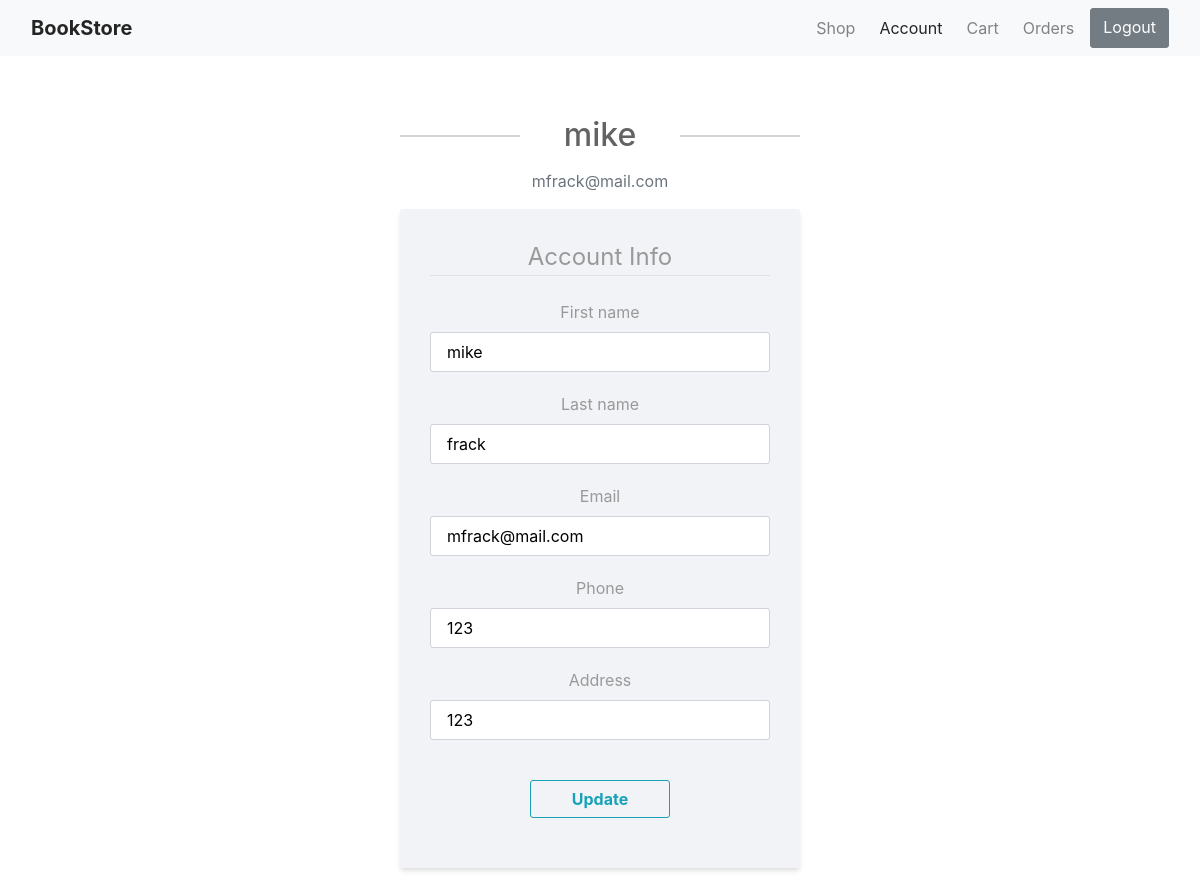
/account (signed in), run on an earlier commit of the app's database.
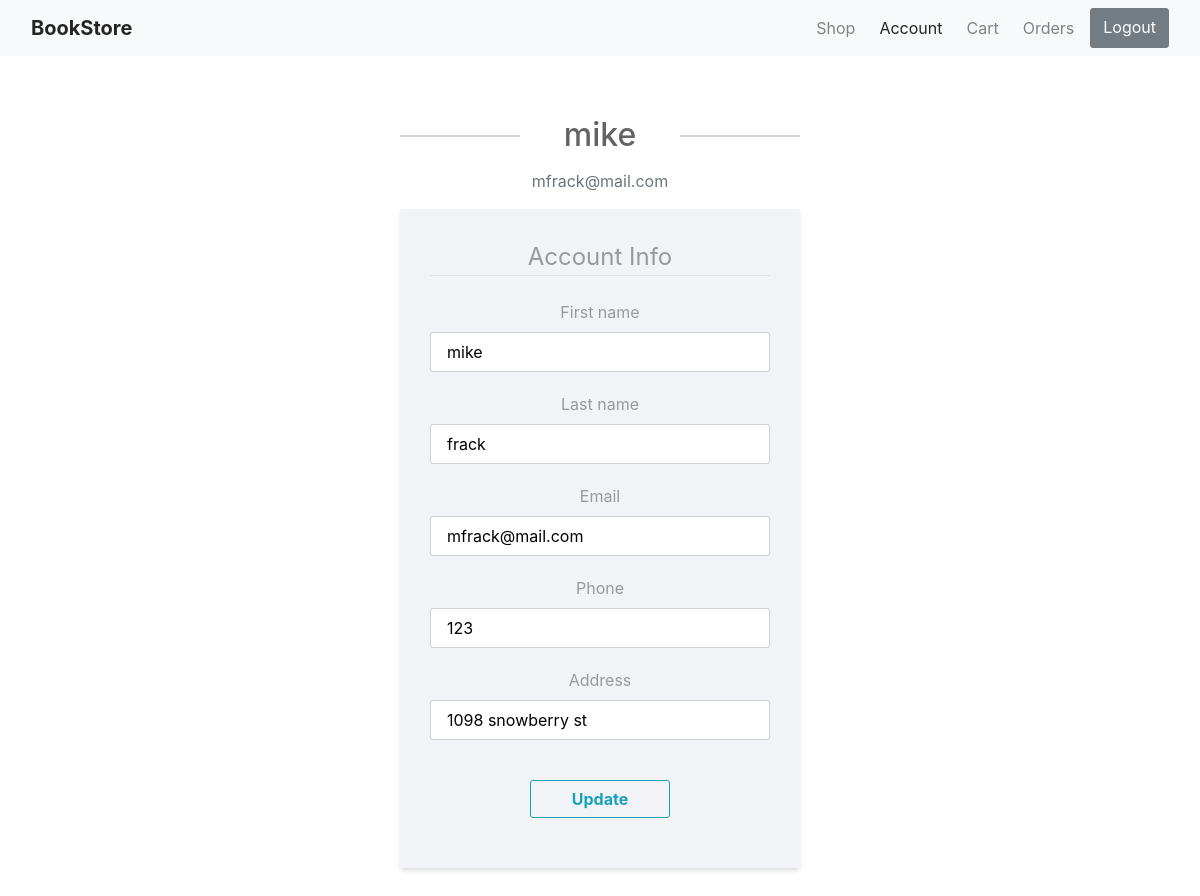
And on a later commit of the database.
### website/models.py (models this page shows, shortened)
class User(db.Model, UserMixin):
    id = db.Column(db.Integer, primary_key = True)
    email = db.Column(db.String(100), unique=True)
    first_name = db.Column(db.String(100))
    last_name = db.Column(db.String(100))
    address = db.Column(db.String(100))
    phone = db.Column(db.String(100))
    password = db.Column(db.String(100))
    order=db.relationship('Order', backref='buyer', lazy=True)
    orderbook=db.relationship('OrderBook', backref='orderby', lazy=True)
    review = db.relationship('Review')

### website/auth.py (the view)
@auth.route("/account", methods=['GET', 'POST'])
@login_required
def account():
    form = UpdateAccountForm()
    if form.validate_on_submit():
        current_user.first_name = form.first_name.data
        current_user.last_name = form.last_name.data
        current_user.email = form.email.data
        current_user.address = form.address.data
        current_user.phone = form.phone.data
        db.session.commit()
        flash('Your account has been updated!', 'success')
        return redirect(url_for('auth.account',user=current_user))
    elif request.method == 'GET':
        form.first_name.data = current_user.first_name
        form.last_name.data = current_user.last_name
        form.email.data = current_user.email
        form.address.data = current_user.address
        form.phone.data = current_user.phone
    return render_template('account.html', title='Account', form=form, user=current_user)

### website/forms.py (shortened to what this page needs)
class UpdateAccountForm(FlaskForm):
    first_name = StringField('First name',validators=[DataRequired(), Length(min=2, max=20)])
    last_name = StringField('Last name',validators=[DataRequired(), Length(min=2, max=20)])
    email = StringField('Email',validators=[DataRequired(), Email()])
    phone = StringField('Phone',validators=[DataRequired()])
    address= StringField ('Address',validators=[DataRequired()])
    submit = SubmitField('Update')

### website/templates/account.html (shortened to what this page needs)
{% extends "base.html" %}
{% set active_page = "menu4" %}
{% block content %}
<link rel="stylesheet" href="{{ url_for('static', filename='css/account.css') }}">
    <div class="content-section">
      <div class="media">
        <div class="media-body">
          <h2 class="account-heading">{{ current_user.first_name }}</h2>
          <p class="text-secondary">{{ current_user.email }}</p>
        </div>
      </div>
        <form method="POST" action="" >
            <fieldset class="form-group">
                <legend class="border-bottom mb-4">Account Info</legend>
                <div class="form-group">
                    {{ form.first_name.label(class="form-control-label") }}
                    {% if form.first_name.errors %}
                        {{ form.first_name(class="form-control form-control-lg is-invalid") }}
                        <div class="invalid-feedback">
                            {% for error in form.first_name.errors %}
                                <span>{{ error }}</span>
                            {% endfor %}
                        </div>
                    {% else %}
                        {{ form.first_name(class="form-control form-control-lg") }}
                    {% endif %}
                </div>
                    <div class="form-group">
                        {{ form.last_name.label(class="form-control-label") }}
                        {% if form.last_name.errors %}
                            {{ form.last_name(class="form-control form-control-lg is-invalid") }}
                            <div class="invalid-feedback">
                                {% for error in form.first_name.errors %}
                                    <span>{{ error }}</span>
                                {% endfor %}
                            </div>
                        {% else %}
                            {{ form.last_name(class="form-control form-control-lg") }}
                        {% endif %}
                    </div>
                <div class="form-group">
                    {{ form.email.label(class="form-control-label") }}
                    {% if form.email.errors %}
                        {{ form.email(class="form-control form-control-lg is-invalid") }}
                        <div class="invalid-feedback">
                            {% for error in form.email.errors %}
                                <span>{{ error }}</span>
                            {% endfor %}
                        </div>
                    {% else %}
                        {{ form.email(class="form-control form-control-lg") }}
                    {% endif %}
                </div>
                <div class="form-group">
                    {{ form.phone.label(class="form-control-label") }}
                    {% if form.phone.errors %}
                        {{ form.phone(class="form-control form-control-lg is-invalid") }}
                        <div class="invalid-feedback">
                            {% for error in form.address.errors %}
                                <span>{{ error }}</span>
                            {% endfor %}
                        </div>
                    {% else %}
                        {{ form.phone(class="form-control form-control-lg") }}
                    {% endif %}
                </div>
				<div class="form-group">
                    {{ form.address.label(class="form-control-label") }}
                    {% if form.address.errors %}
                        {{ form.address(class="form-control form-control-lg is-invalid") }}
                        <div class="invalid-feedback">
                            {% for error in form.address.errors %}
                                <span>{{ error }}</span>
                            {% endfor %}
                        </div>
                    {% else %}
                        {{ form.address(class="form-control form-control-lg") }}
                    {% endif %}
                </div>
            </fieldset>
            <div class="form-group">
                {{ form.submit(class="btn btn-outline-info") }}
            </div>
        </form>
    </div>
{% endblock content %}

What changed in the data, as far as the page shows it:
changed User "mike": address "123" → "1098 snowberry st"
